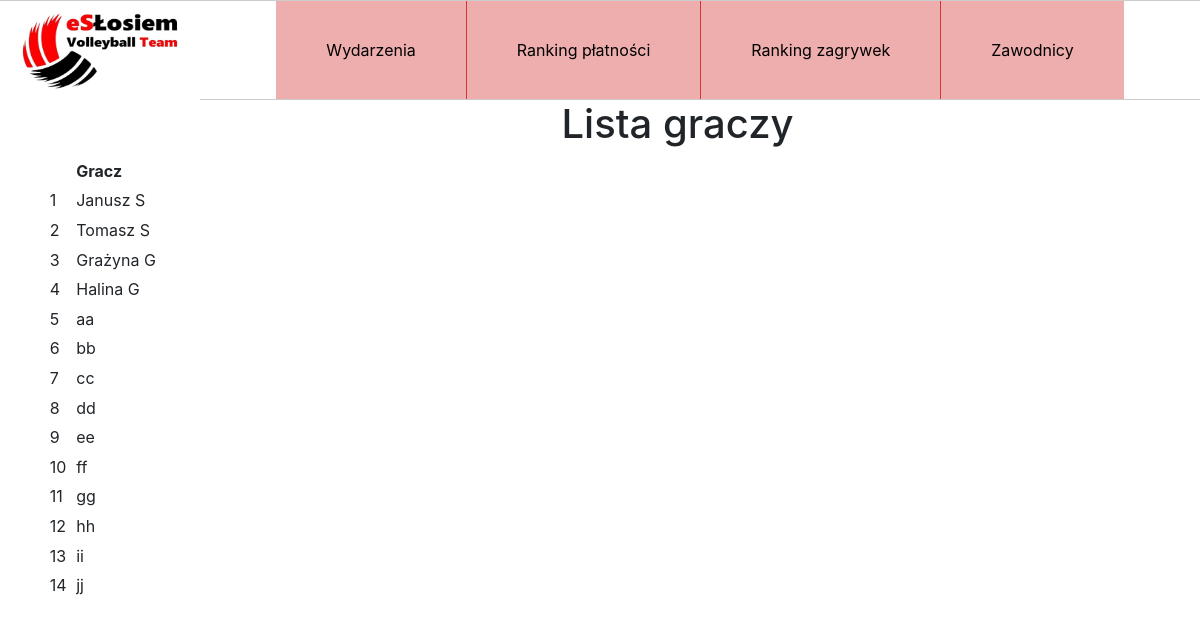
/player-list/, run on the app's committed database.
### zapisy/models.py (models this page shows, shortened)
class Player(models.Model):
    name = models.CharField(max_length=64)
    multisport_number = models.CharField(max_length=8, null=True, blank=True)

### zapisy/views.py (the view)
# urls.py: path('player-list/', views.PlayersList.as_view(), name='player_list'),
class PlayersList(ListView):
    model = Player

### templates/zapisy/player_list.html (shortened to what this page needs)
{% extends "zapisy/base.html" %}
  {% block content %}
  <h1>Lista graczy</h1>
  <table class="table table-borderless table-sm table-responsive">
    <thead>
      <th scope="col"></th>
      <th scope="col">Gracz</th>
    </thead>
    {% for player in player_list %}
      <tr>
        <td scope="row">{{forloop.counter}}</td>
        <td>{{player.name}}</td>
      </tr>
    {% endfor %}
  </table>
  {% endblock %}

### static/zapisy/css/style.css (style rules this page uses)
body { margin: 0; padding: 0; }
table { width: 100%; }

### data on the page
Player: name "Janusz S"
Player: name "Tomasz S"
Player: name "Grażyna G"
Player: name "Halina G"
Player: name "aa"
Player: name "bb"
Player: name "cc"
Player: name "dd"
Player: name "ee"
Player: name "ff"
Player: name "gg"
Player: name "hh"
Player: name "ii"
Player: name "jj"
